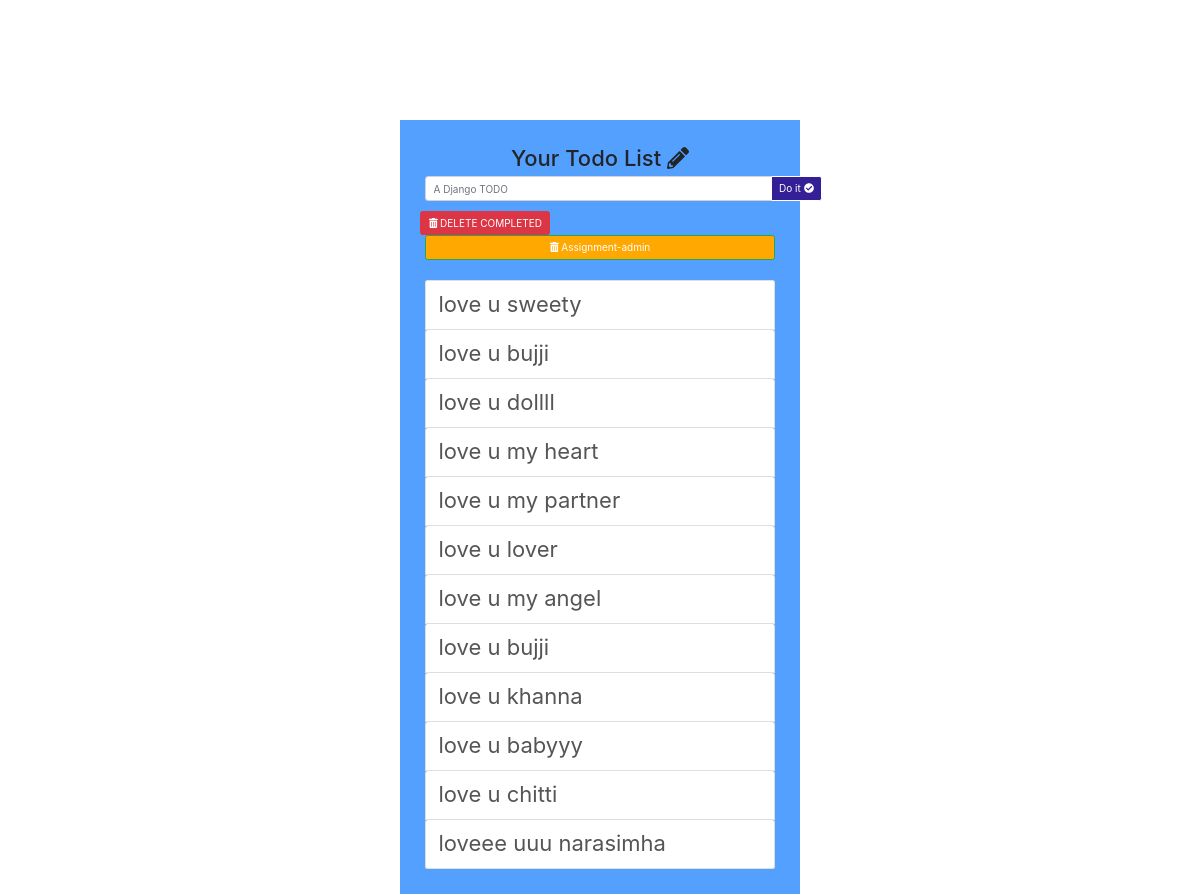
The page / on the database its author committed.
### todo/models.py (models this page shows, shortened)
class Todo(models.Model):
    todotext = models.CharField(max_length=50)
    complete = models.BooleanField(default=False)

### todo/views.py (the view)
# urls.py: path('',views.index, name='index'),
def index(request):
    mytodo=Todo.objects.order_by('id')
    form=TodoForm()
    context={ 'mytodo': mytodo,'form': form }
    return render(request,'todo/index.html', context)

### todo/forms.py
class TodoForm(forms.Form):
    text = forms.CharField(max_length=50,
    widget=forms.TextInput(
    attrs={
    'placeholder':'A Django TODO',
    'class': 'form-control',
    }
    ))

### todo/templates/todo/index.html (shortened to what this page needs)
{% load static %}
<!DOCTYPE html>
<html lang="en">
	<head>
		<link rel="stylesheet" href="{% static 'css/flatly.min.css' %}" />
		<link rel="stylesheet" href="{% static 'css/styles.css' %}" />
		<link rel="stylesheet" href="https://stackpath.bootstrapcdn.com/bootstrap/4.1.3/css/bootstrap.min.css">
	</head>
	<body>
		<div class="container-fluid" id="wrapper">
			<div class="row">
				<div class="col-lg-4 col-lg-offset-4" id="content">
					<h2>Your Todo List <i class="fas fa-pencil-alt"></i>
</h2>
					<form action="{% url 'add' %}" method="POST" role="form">
						<div class="form-group">
							<div class="input-group">
							{{form.text}}
							  <span class="input-group-btn">
								  <button type="submit" class="btn btn-success" id="add-btn">Do it <i class="fas fa-check-circle"></i>
</button>
							  </span>
							</div>
						</div>
					</form>
					<div class="row t10">
						<div class="col-lg-12">
							<div class="btn-toolbar">
								<a href="{% url 'delete' %}">
									<button type="button" class="btn btn-danger btn-block">
										<i class="fas fa-trash-alt"></i> DELETE COMPLETED
									</button>
								</a><br>
									<button type="button" class="btn btn-success btn-block">
										<i class="fas fa-trash-alt"></i> Assignment-admin
									</button></form>
							</div>
						</div>
					</div>
					<ul class="list-group t20">
						{% for t in mytodo %}
							{% if t.complete %}
									<li class="list-group-item">{{t.todotext}}</li>
							{% else %}
								<a href="{% url 'complete' t.id %}"<li class="list-group-item">{{t.todotext}}</li></a>
							{% endif %}
						{% endfor %}
					</ul>
				</div>
			</div>
		</div>
	</body>
</html>

### todo/static/todo/css/styles.css (style rules this page uses)
body { background: #5f27cd; font-family: 'Futura', sans-serif; }
#wrapper { margin-top: 10% !important; font-size: 16px; }
#content { background: #54a0ff; padding: 25px; }
#content > h2 { font-size: 22px; text-align: center; padding-top: 0; }
.t10 { margin-top: 10px; }
.t20 { margin-top: 20px; }
.list-group-item { border-top-right-radius: 4px; border-top-left-radius: 4px; font-size: 22px; }
.input-group-btn:last-child>.btn, .input-group-btn:last-child>.btn-group { z-index: 2; margin-left: -1px; background-color: #341f97; border-color: #fff; }
.btn-toolbar>.btn, .btn-toolbar>.btn-group, .btn-toolbar>.input-group { margin-left: 5px; background-color: #ffa801; }

### rows shown on the page
Todo: todotext "love u sweety"
Todo: todotext "love u bujji"
Todo: todotext "love u dollll"
Todo: todotext "love u my heart"
Todo: todotext "love u my partner"
Todo: todotext "love u lover"
Todo: todotext "love u my angel"
Todo: todotext "love u bujji"
Todo: todotext "love u khanna"
Todo: todotext "love u babyyy"
Todo: todotext "love u chitti"
Todo: todotext "loveee uuu narasimha"
